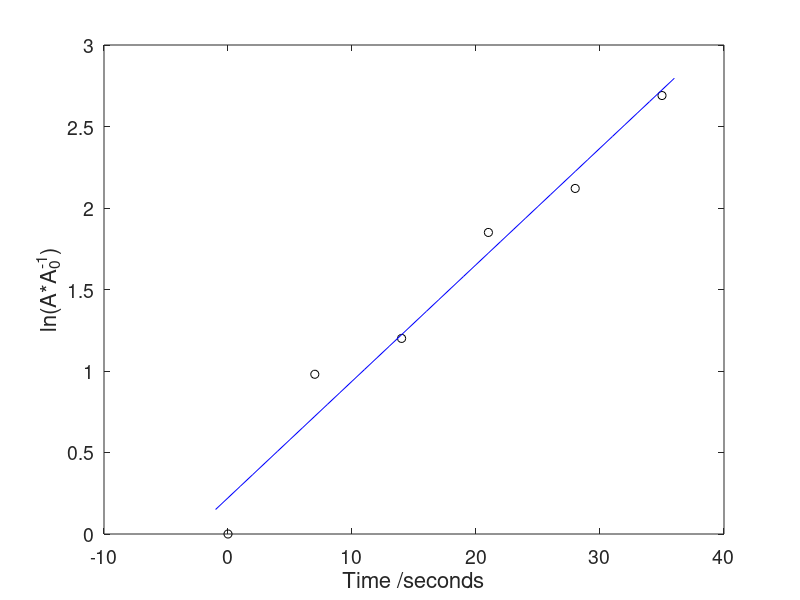

This figure's MATLAB source:
clear;
T=[0,7,14,21,28,35];
lnA=[0,0.98,1.20,1.85,2.12,2.69];


plot(T,lnA,'ko')
hold on
set(gca,'fontsize',14);
xlabel('Time /seconds','FontSize',16);
ylabel('ln(A*A_{0}^{-1})','FontSize',16);

P = polyfit(T,lnA,1);
t=(-1:1:36);
z= P(1).*t +P(2);
plot(t,z,'b-');

print -dpng -r300 'D12.png'%produces figure of given spec
hold off

gamma = P(1);


gamt = T*gamma;

chi = gamt - lnA;

chisq = chi*(chi.')


%delH = -P(1)*8.3145
%delS = P(2)*8.3145
%delG = delH-700*delS